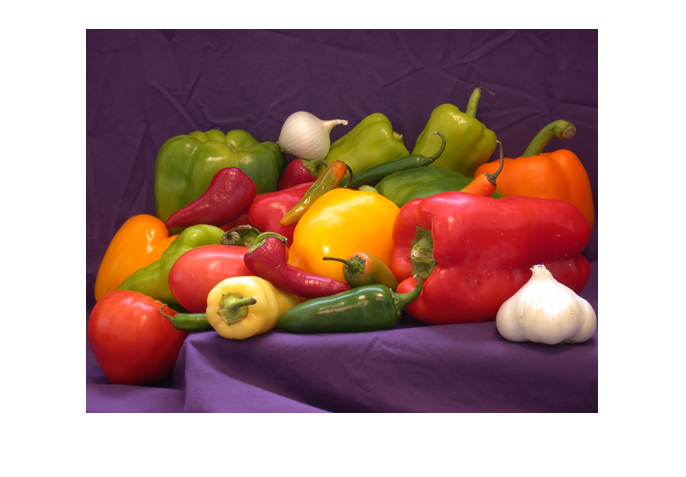
#> input picture 1 - First/a.png, 686 x 477 px, found by its file name
$ python color_filt.py
#> lines starting #> are read from the running program, lines starting #| are printed output that depends on the picture; after the words box and inside, x2 and y2 are one past the last pixel; in counts of white or black regions, pixels touching at a corner belong together
import cv2
import numpy as np

img = cv2.imread('a.png',1)
#> img is the input picture: shape (477, 686, 3); mean B, G, R 136.4, 141.7, 174.4

hsv = cv2.cvtColor(img,cv2.COLOR_BGR2HSV)
#> hsv: shape (477, 686, 3); mean H, S, V 61.5, 94.6, 175.5

lower_color = np.array([0,100,100])
upper_color = np.array([10,255,255])

mask = cv2.inRange(hsv, lower_color, upper_color)
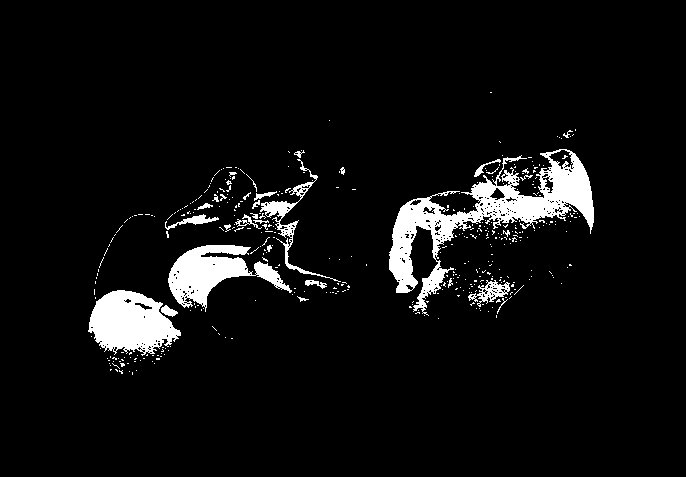
#> mask: shape (477, 686); 6.1% white; 399 white regions (369 under 20 px), largest, box (x1, y1, x2, y2) and area: (389, 149, 594, 316) 8613, (88, 290, 181, 356) 3976, (168, 245, 292, 312) 3513
out = cv2.bitwise_and(img,img,mask=mask)
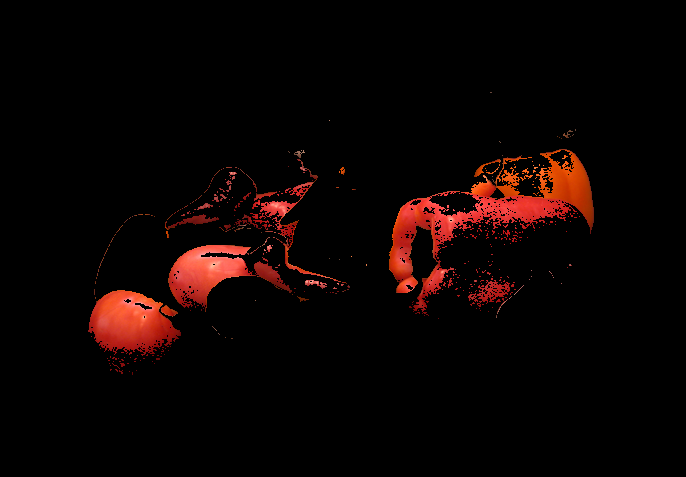
#> out: shape (477, 686, 3); mean B, G, R 2.4, 3.6, 12.5

cv2.imshow('original',img)
cv2.imshow('output',out)
cv2.waitKey(0)
cv2.destroyAllWindows()
